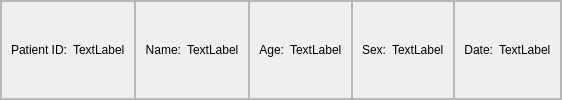
                      <widget class="QFrame" name="frame_38">
                       <property name="sizePolicy">
                        <sizepolicy hsizetype="Preferred" vsizetype="Maximum">
                         <horstretch>0</horstretch>
                         <verstretch>0</verstretch>
                        </sizepolicy>
                       </property>
                       <property name="frameShape">
                        <enum>QFrame::StyledPanel</enum>
                       </property>
                       <property name="frameShadow">
                        <enum>QFrame::Raised</enum>
                       </property>
                       <layout class="QHBoxLayout" name="horizontalLayout_20">
                        <property name="spacing">
                         <number>0</number>
                        </property>
                        <property name="leftMargin">
                         <number>0</number>
                        </property>
                        <property name="topMargin">
                         <number>0</number>
                        </property>
                        <property name="rightMargin">
                         <number>0</number>
                        </property>
                        <property name="bottomMargin">
                         <number>0</number>
                        </property>
                        <item>
                         <widget class="QFrame" name="frame_43">
                          <property name="frameShape">
                           <enum>QFrame::StyledPanel</enum>
                          </property>
                          <property name="frameShadow">
                           <enum>QFrame::Raised</enum>
                          </property>
                          <layout class="QHBoxLayout" name="horizontalLayout_25">
                           <item>
                            <widget class="QLabel" name="label_28">
                             <property name="text">
                              <string>Patient ID:</string>
                             </property>
                             <property name="alignment">
                              <set>Qt::AlignRight|Qt::AlignTrailing|Qt::AlignVCenter</set>
                             </property>
                            </widget>
                           </item>
                           <item>
                            <widget class="QLabel" name="label_29">
                             <property name="text">
                              <string>TextLabel</string>
                             </property>
                            </widget>
                           </item>
                          </layout>
                         </widget>
                        </item>
                        <item>
                         <widget class="QFrame" name="frame_42">
                          <property name="frameShape">
                           <enum>QFrame::StyledPanel</enum>
                          </property>
                          <property name="frameShadow">
                           <enum>QFrame::Raised</enum>
                          </property>
                          <layout class="QHBoxLayout" name="horizontalLayout_24">
                           <item>
                            <widget class="QLabel" name="label_26">
                             <property name="text">
                              <string>Name:</string>
                             </property>
                             <property name="alignment">
                              <set>Qt::AlignRight|Qt::AlignTrailing|Qt::AlignVCenter</set>
                             </property>
                            </widget>
                           </item>
                           <item>
                            <widget class="QLabel" name="label_27">
                             <property name="text">
                              <string>TextLabel</string>
                             </property>
                            </widget>
                           </item>
                          </layout>
                         </widget>
                        </item>
                        <item>
                         <widget class="QFrame" name="frame_41">
                          <property name="frameShape">
                           <enum>QFrame::StyledPanel</enum>
                          </property>
                          <property name="frameShadow">
                           <enum>QFrame::Raised</enum>
                          </property>
                          <layout class="QHBoxLayout" name="horizontalLayout_23">
                           <item>
                            <widget class="QLabel" name="label_24">
                             <property name="text">
                              <string>Age:</string>
                             </property>
                             <property name="alignment">
                              <set>Qt::AlignRight|Qt::AlignTrailing|Qt::AlignVCenter</set>
                             </property>
                            </widget>
                           </item>
                           <item>
                            <widget class="QLabel" name="label_25">
                             <property name="text">
                              <string>TextLabel</string>
                             </property>
                            </widget>
                           </item>
                          </layout>
                         </widget>
                        </item>
                        <item>
                         <widget class="QFrame" name="frame_45">
                          <property name="frameShape">
                           <enum>QFrame::StyledPanel</enum>
                          </property>
                          <property name="frameShadow">
                           <enum>QFrame::Raised</enum>
                          </property>
                          <layout class="QHBoxLayout" name="horizontalLayout_22">
                           <item>
                            <widget class="QLabel" name="label_22">
                             <property name="text">
                              <string>Sex:</string>
                             </property>
                             <property name="alignment">
                              <set>Qt::AlignRight|Qt::AlignTrailing|Qt::AlignVCenter</set>
                             </property>
                            </widget>
                           </item>
                           <item>
                            <widget class="QLabel" name="label_23">
                             <property name="text">
                              <string>TextLabel</string>
                             </property>
                            </widget>
                           </item>
                          </layout>
                         </widget>
                        </item>
                        <item>
                         <widget class="QFrame" name="frame_40">
                          <property name="frameShape">
                           <enum>QFrame::StyledPanel</enum>
                          </property>
                          <property name="frameShadow">
                           <enum>QFrame::Raised</enum>
                          </property>
                          <layout class="QHBoxLayout" name="horizontalLayout_21">
                           <item>
                            <widget class="QLabel" name="label_20">
                             <property name="text">
                              <string>Date:</string>
                             </property>
                             <property name="alignment">
                              <set>Qt::AlignRight|Qt::AlignTrailing|Qt::AlignVCenter</set>
                             </property>
                            </widget>
                           </item>
                           <item>
                            <widget class="QLabel" name="label_21">
                             <property name="text">
                              <string>TextLabel</string>
                             </property>
                            </widget>
                           </item>
                          </layout>
                         </widget>
                        </item>
                       </layout>
                      </widget>
